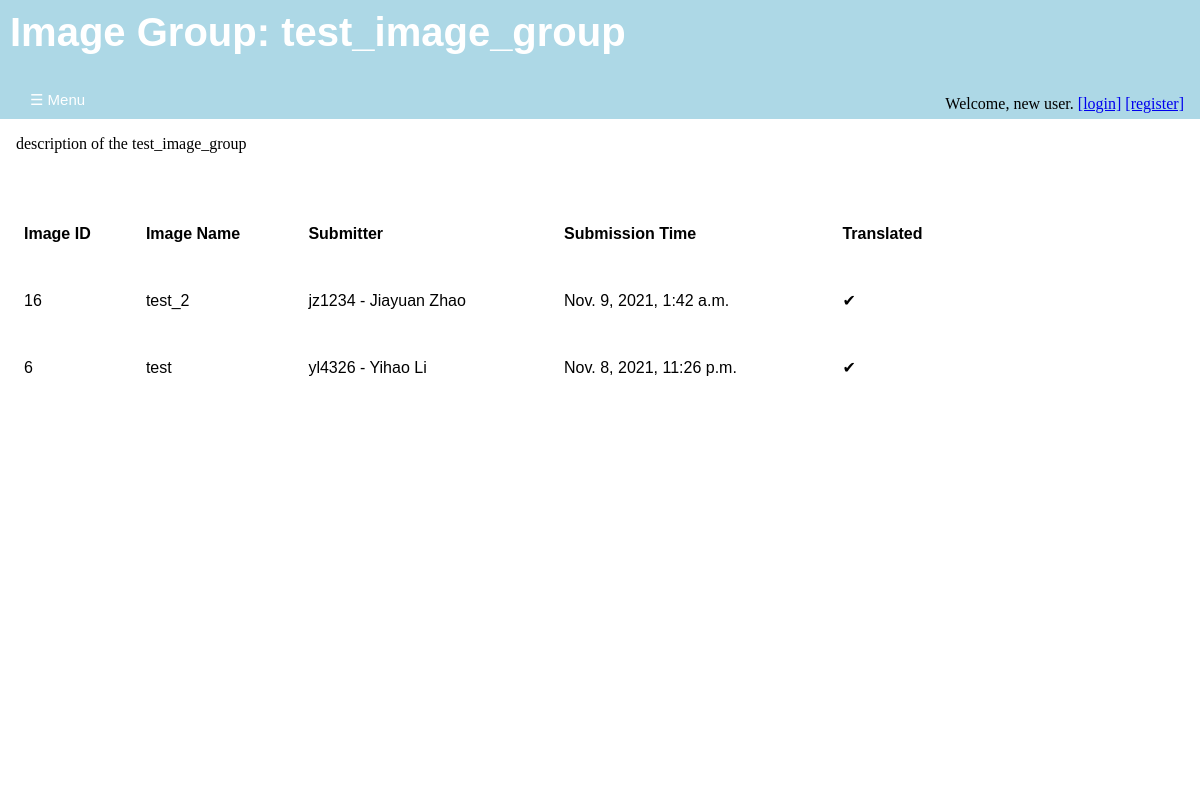
Before: /annotations/image_group/2/ with the older database file.
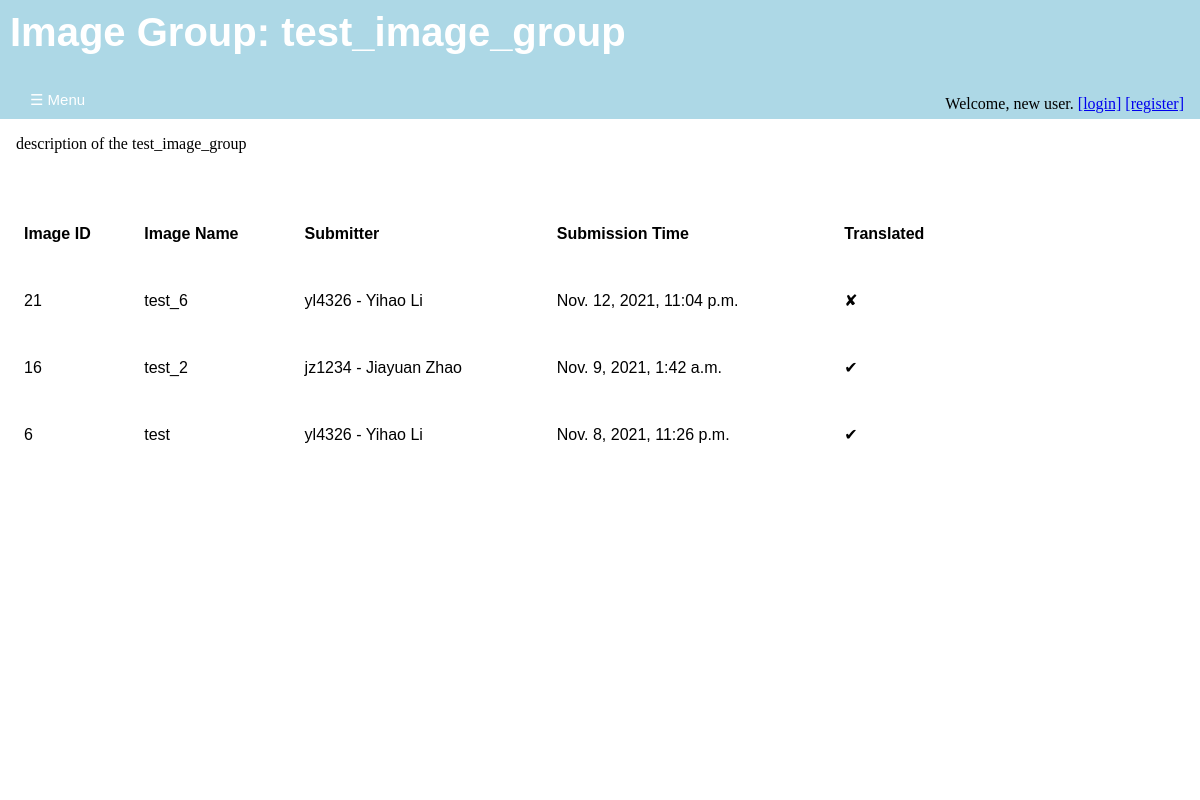
After: the same page with the newer database file.
### annotations/models.py (models this page shows, shortened)
class Image(models.Model):
    image_name = models.CharField(
        max_length = 200,
        unique = True
        )
    submission_date = models.DateTimeField(
        'date of submission',
        auto_now_add = True
        )
    image_upload = models.FileField(upload_to = svs_rename)
    translated = models.BooleanField(default = 'False')
    svs_path = models.FilePathField(
        path = f"{settings.HOME_PATH}/{settings.SVS_PATH}",
        match = ".*\.svs",
        null = True,
        blank = True
        )
    dzi_path = models.FilePathField(
        path = f"{settings.HOME_PATH}/{settings.DZI_PATH}",
        match = ".*\.dzi",
        null = True,
        blank = True
        )
    height = models.PositiveIntegerField(null = True, blank = True)
    width = models.PositiveIntegerField(null = True, blank = True)
    image_description = models.TextField()
    completely_annotated = models.BooleanField(default = 'False')
    group = models.ForeignKey(
        ImageGroup,
        on_delete = models.SET_NULL,
        blank = True,
        null = True
        )
    submit_user = models.ForeignKey(
        User,
        on_delete = models.PROTECT,
        blank = True,
        null = True
        )

class User(auth_user):
    UNI = models.CharField(
        max_length = 8,
        unique = True
        )
    register_date = models.DateTimeField(
        'date of registration',
        auto_now_add = True,
        blank = True
        )
    organizations = models.ForeignKey(
        'Organization',
        on_delete = models.PROTECT,
        null = True,
        blank = True
        )
    def __str__(self):
      return f"{self.UNI} - {self.first_name} {self.last_name}"

### annotations/views.py (the view)
# urls.py: path('image_group/<int:image_group_id>/', views.image_group_view, name = 'image-group-view'),
def image_group_view(request, image_group_id):
    image_group = ImageGroup.objects.get(id=image_group_id)
    image_list = Image.objects.filter(group = image_group).order_by('-submission_date')
    return render(
        request,
        "annotations/image_group_view.html",
        {
        "image_group": image_group,
        "image_list": image_list
        })

### annotations/templates/annotations/image_group_view.html (shortened to what this page needs)
{% extends 'annotations/base.html' %}
{% block content %}
    <div id='title' class='title'>
      <h1>Image Group: {{image_group.group_name}}</h1>
      <div id='login-widget' class='login-widget'>
      {% if user.is_authenticated %}
         <p>Welcome, {{ user.get_username }}.</p>
         <a href="{% url 'annotations:logout' %}">[logout]</a>
      {% else %}
        <p>Welcome, new user.</p>
        <a href="{% url 'annotations:login' %}" >[login]</a>
        <a href="{% url 'annotations:registration' %}" >[register]</a>
      {% endif %}
      </div>
      <button class="openbutton" onclick="openNav()">&#9776; Menu</button>
    </div>
    <div id='body' class='body'>
      <div class="Introduction">
        <p>{{image_group.group_description}}</p>
      </div>
      <table>
        <tr>
          <th><p>Image ID</p></th>
          <th><p>Image Name</p></th>
          <th><p>Submitter</p></th>
          <th><p>Submission Time</p></th>
          <th><p>Translated</p></th>
        </tr>
        {% for image in image_list %}
          <tr>
            <td><p>{{image.pk}}</p></td>
            <td>
            {% if image.translated %}
               <a href="{% url 'annotations:image-views' image.id %}">
                 {{ image.image_name }}
               </a>
            {% else %}
               <p>{{image.image_name}}</p>
            {% endif %}
            </td>
            <td><a href="{% url 'annotations:profile-others' image.submit_user.id %}">
              {{ image.submit_user }}
            </a></td>
            <td><p> {{ image.submission_date }}</p></td>
            <td><p> {{ image.translated|yesno:"✔,✘" }} </p></td>
           </tr>
        {% endfor %}
      </table>
    </div>
{% endblock %}

Changed rows visible on the page:
added Image: pk "21", image_name "test_6", submit_user "yl4326 - Yihao Li", submission_date "Nov. 12, 2021, 11:04 p.m.", translated "✘"
